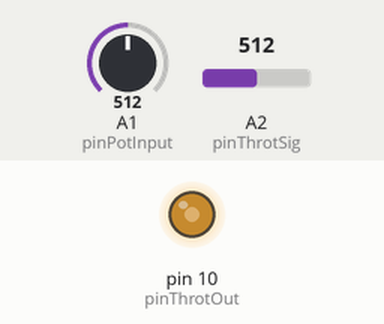
This sketch was run on a simulated Arduino Uno, built with avr-gcc and run on an emulated ATmega328P. On the bench: output pins drawn as LEDs (lit = HIGH). The test bench sets the inputs (shaded band); at power-on: A1 (pinPotInput) = 512, A2 (pinThrotSig) = 512. What the sketch prints to the serial monitor is not drawn.

Above: at 0.1 s.
Timing chart, 0 to 1.6 s (numbered marks = the images above):
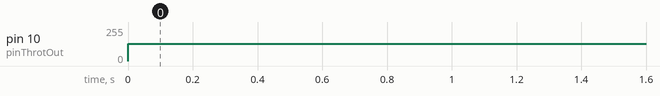

The sketch:

Throttle_tester_v010.ino
```cpp
/*
-------------------------------------
Throttle testing circuit for ORi bike
-------------------------------------


*/

const int pinPotInput = 1;   //  pin - Voltage signal (0-5V) from pot
const int pinThrotOut = 10;  //  pin - PWM out to R-C circuit
const int pinThrotSig = 2;   //  pin - Actual throttle signal to controller
const int pinLED = 13;       //  pin - Onboard LED

int PotInput;
int ThrotOut;
int ThrotSig;
int LED = 1;

float vPotInput;  //  Pot input (Volts)
float vThrotOut;  //  Throttle output (Volts)
float vThrotSig;  //  Actual throttle signal to controller (Volts)

long tSys;
long tSysPrev;
int tDelta;


void setup()
{
  // Initialize serial communication at 9600 bits per second:
  Serial.begin(9600);

  tSysPrev = millis();

}

void loop()
{
  PotInput = analogRead(pinPotInput);
  ThrotOut = map(PotInput, 0, 1023, 255, 0);  //  Reverse map pot input to throttle output
  analogWrite(pinThrotOut, ThrotOut);


  ThrotSig = analogRead(pinThrotSig);  //  Read actual throttle signal voltage
  vPotInput = 5.0 * PotInput / 1023;   //  Scale to 5 Volts
  vThrotOut = 5.0 * ThrotOut / 255;    //  Scale to 5 Volts
  vThrotSig = 5.0 * ThrotSig / 1023;   //  Scale to 5 Volts

  //  Toggle LED output
  if(LED == 1) {
    LED = 0;
  }
  else {
    LED = 1;
  }
  digitalWrite(pinLED, LED);

  //  Introduce delay to get approx 50ms loops (20Hz)
  tSys = millis();
  tDelta = tSys - tSysPrev;
  delay(50-tDelta);
  tSysPrev = millis();


  //  Output to serial monitor
  Serial.print("Pot = ");
  Serial.print(vPotInput, 2);
  Serial.print("   Output = ");
  Serial.print(ThrotOut);
  Serial.print(" = ");
  Serial.print(vThrotOut, 2);
  Serial.print("   Actual = ");
  Serial.print(ThrotSig);
  Serial.print(" = ");
  Serial.print(vThrotSig, 2);
  Serial.print("   tDelta = ");
  Serial.println(tDelta);

}
```

Measured:
- by itself, pin 10 (pinThrotOut): 0/255 → 128/255 at 0.00 s
